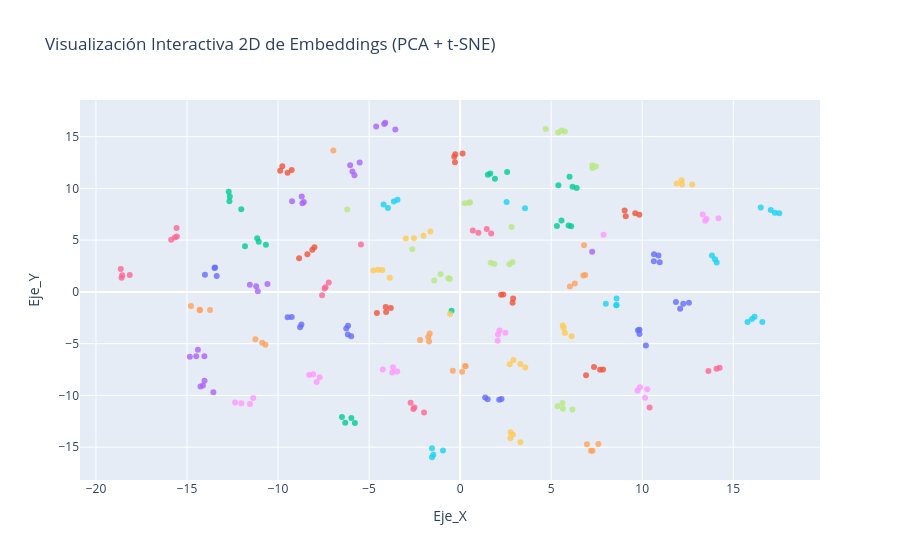

Notebook code for this chart:
### Code cell
#Hacemos PCA para bajar de 512 a 50 dimensiones 
pca = PCA(n_components=min(50, len(emb_val_ft))) 
emb_pca = pca.fit_transform(emb_val_ft)
#Aplicamos t-SNE para bajar de 50 a 2 dimensiones 
tsne = TSNE(n_components=2, random_state=42, perplexity=35)
emb_2d = tsne.fit_transform(emb_pca)
#Mapeamos cada vector a su nombre real para el cuadro de diálogo flotante
nombres_reales = [nombres_total[i] for i in y_val_ft]
#Creamos un DataFrame con 2 coordenadas
df = pd.DataFrame({
    'Eje_X': emb_2d[:, 0],
    'Eje_Y': emb_2d[:, 1],
    'Persona': nombres_reales
})
#Creamos el gráfico interactivo 2D
fig = px.scatter(
    df, x='Eje_X', y='Eje_Y', 
    color='Persona',    
    hover_name='Persona',    
    title="Visualización Interactiva 2D de Embeddings (PCA + t-SNE)"
)

fig.update_traces(marker=dict(size=6, opacity=0.8))
fig.update_layout(showlegend=False)
fig.show()

### Figure 1 — Plotly figure (JSON) as saved in the notebook; plotly's stock layout.template omitted (floating-point values rounded to 4 significant figures)
{"data": [{"hovertemplate": "<b>%{hovertext}</b><br><br>Persona=Guillermo Coria<br>Eje_X=%{x}<br>Eje_Y=%{y}<extra></extra>", "hovertext": ["Guillermo Coria", "Guillermo Coria", "Guillermo Coria", "Guillermo Coria"], "legendgroup": "Guillermo Coria", "marker": {"color": "#636efa", "opacity": 0.8, "size": 6, "symbol": "circle"}, "mode": "markers", "name": "Guillermo Coria", "orientation": "v", "showlegend": true, "type": "scatter", "x": [-8.789, -8.716, -9.472, -9.249], "xaxis": "x", "y": [-3.41, -3.16, -2.457, -2.436], "yaxis": "y"}, {"hovertemplate": "<b>%{hovertext}</b><br><br>Persona=Luiz Inacio Lula da Silva<br>Eje_X=%{x}<br>Eje_Y=%{y}<extra></extra>", "hovertext": ["Luiz Inacio Lula da Silva", "Luiz Inacio Lula da Silva", "Luiz Inacio Lula da Silva", "Luiz Inacio Lula da Silva"], "legendgroup": "Luiz Inacio Lula da Silva", "marker": {"color": "#EF553B", "opacity": 0.8, "size": 6, "symbol": "circle"}, "mode": "markers", "name": "Luiz Inacio Lula da Silva", "orientation": "v", "showlegend": true, "type": "scatter", "x": [9.097, 9.62, 9.842, 9.037], "xaxis": "x", "y": [7.296, 7.606, 7.442, 7.856], "yaxis": "y"}, {"hovertemplate": "<b>%{hovertext}</b><br><br>Persona=Michael Bloomberg<br>Eje_X=%{x}<br>Eje_Y=%{y}<extra></extra>", "hovertext": ["Michael Bloomberg", "Michael Bloomberg", "Michael Bloomberg", "Michael Bloomberg"], "legendgroup": "Michael Bloomberg", "marker": {"color": "#00cc96", "opacity": 0.8, "size": 6, "symbol": "circle"}, "mode": "markers", "name": "Michael Bloomberg", "orientation": "v", "showlegend": true, "type": "scatter", "x": [-11.14, -10.67, -11.06, -11.81], "xaxis": "x", "y": [5.179, 4.551, 4.855, 4.398], "yaxis": "y"}, {"hovertemplate": "<b>%{hovertext}</b><br><br>Persona=Tiger Woods<br>Eje_X=%{x}<br>Eje_Y=%{y}<extra></extra>", "hovertext": ["Tiger Woods", "Tiger Woods", "Tiger Woods", "Tiger Woods"], "legendgroup": "Tiger Woods", "marker": {"color": "#ab63fa", "opacity": 0.8, "size": 6, "symbol": "circle"}, "mode": "markers", "name": "Tiger Woods", "orientation": "v", "showlegend": true, "type": "scatter", "x": [-4.168, -3.557, -4.111, -4.608], "xaxis": "x", "y": [16.21, 15.69, 16.34, 15.98], "yaxis": "y"}, {"hovertemplate": "<b>%{hovertext}</b><br><br>Persona=Donald Rumsfeld<br>Eje_X=%{x}<br>Eje_Y=%{y}<extra></extra>", "hovertext": ["Donald Rumsfeld", "Donald Rumsfeld", "Donald Rumsfeld", "Donald Rumsfeld"], "legendgroup": "Donald Rumsfeld", "marker": {"color": "#FFA15A", "opacity": 0.8, "size": 6, "symbol": "circle"}, "mode": "markers", "name": "Donald Rumsfeld", "orientation": "v", "showlegend": true, "type": "scatter", "x": [-14.3, -14.78, -13.73, -14.29], "xaxis": "x", "y": [-1.768, -1.355, -1.739, -1.736], "yaxis": "y"}, {"hovertemplate": "<b>%{hovertext}</b><br><br>Persona=Hans Blix<br>Eje_X=%{x}<br>Eje_Y=%{y}<extra></extra>", "hovertext": ["Hans Blix", "Hans Blix", "Hans Blix", "Hans Blix"], "legendgroup": "Hans Blix", "marker": {"color": "#19d3f3", "opacity": 0.8, "size": 6, "symbol": "circle"}, "mode": "markers", "name": "Hans Blix", "orientation": "v", "showlegend": true, "type": "scatter", "x": [-0.9405, -1.545, -1.469, -1.545], "xaxis": "x", "y": [-15.33, -15.97, -15.73, -15.11], "yaxis": "y"}, {"hovertemplate": "<b>%{hovertext}</b><br><br>Persona=Arnold Schwarzenegger<br>Eje_X=%{x}<br>Eje_Y=%{y}<extra></extra>", "hovertext": ["Arnold Schwarzenegger", "Arnold Schwarzenegger", "Arnold Schwarzenegger", "Arnold Schwarzenegger"], "legendgroup": "Arnold Schwarzenegger", "marker": {"color": "#FF6692", "opacity": 0.8, "size": 6, "symbol": "circle"}, "mode": "markers", "name": "Arnold Schwarzenegger", "orientation": "v", "showlegend": true, "type": "scatter", "x": [-7.214, -7.446, -7.39, -7.582], "xaxis": "x", "y": [0.9021, 0.3398, 0.4433, -0.3147], "yaxis": "y"}, {"hovertemplate": "<b>%{hovertext}</b><br><br>Persona=Atal Bihari Vajpayee<br>Eje_X=%{x}<br>Eje_Y=%{y}<extra></extra>", "hovertext": ["Atal Bihari Vajpayee", "Atal Bihari Vajpayee", "Atal Bihari Vajpayee", "Atal Bihari Vajpayee"], "legendgroup": "Atal Bihari Vajpayee", "marker": {"color": "#B6E880", "opacity": 0.8, "size": 6, "symbol": "circle"}, "mode": "markers", "name": "Atal Bihari Vajpayee", "orientation": "v", "showlegend": true, "type": "scatter", "x": [4.702, 5.752, 5.383, 5.569], "xaxis": "x", "y": [15.74, 15.49, 15.41, 15.6], "yaxis": "y"}, {"hovertemplate": "<b>%{hovertext}</b><br><br>Persona=George Robertson<br>Eje_X=%{x}<br>Eje_Y=%{y}<extra></extra>", "hovertext": ["George Robertson", "George Robertson", "George Robertson", "George Robertson"], "legendgroup": "George Robertson", "marker": {"color": "#FF97FF", "opacity": 0.8, "size": 6, "symbol": "circle"}, "mode": "markers", "name": "George Robertson", "orientation": "v", "showlegend": true, "type": "scatter", "x": [10.28, 9.875, 10.16, 9.746], "xaxis": "x", "y": [-9.402, -9.211, -10.22, -9.514], "yaxis": "y"}, {"hovertemplate": "<b>%{hovertext}</b><br><br>Persona=Igor Ivanov<br>Eje_X=%{x}<br>Eje_Y=%{y}<extra></extra>", "hovertext": ["Igor Ivanov", "Igor Ivanov", "Igor Ivanov", "Igor Ivanov"], "legendgroup": "Igor Ivanov", "marker": {"color": "#FECB52", "opacity": 0.8, "size": 6, "symbol": "circle"}, "mode": "markers", "name": "Igor Ivanov", "orientation": "v", "showlegend": true, "type": "scatter", "x": [5.635, 5.756, 6.121, 5.691], "xaxis": "x", "y": [-3.246, -3.981, -4.291, -3.475], "yaxis": "y"}, {"hovertemplate": "<b>%{hovertext}</b><br><br>Persona=John Negroponte<br>Eje_X=%{x}<br>Eje_Y=%{y}<extra></extra>", "hovertext": ["John Negroponte", "John Negroponte", "John Negroponte", "John Negroponte"], "legendgroup": "John Negroponte", "marker": {"color": "#636efa", "opacity": 0.8, "size": 6, "symbol": "circle"}, "mode": "markers", "name": "John Negroponte", "orientation": "v", "showlegend": true, "type": "scatter", "x": [9.853, 9.771, 10.2, 9.854], "xaxis": "x", "y": [-4.076, -3.71, -5.172, -3.667], "yaxis": "y"}, {"hovertemplate": "<b>%{hovertext}</b><br><br>Persona=Bill Clinton<br>Eje_X=%{x}<br>Eje_Y=%{y}<extra></extra>", "hovertext": ["Bill Clinton", "Bill Clinton", "Bill Clinton", "Bill Clinton"], "legendgroup": "Bill Clinton", "marker": {"color": "#EF553B", "opacity": 0.8, "size": 6, "symbol": "circle"}, "mode": "markers", "name": "Bill Clinton", "orientation": "v", "showlegend": true, "type": "scatter", "x": [7.354, 6.919, 7.689, 7.852], "xaxis": "x", "y": [-7.249, -8.045, -7.52, -7.488], "yaxis": "y"}, {"hovertemplate": "<b>%{hovertext}</b><br><br>Persona=Pete Sampras<br>Eje_X=%{x}<br>Eje_Y=%{y}<extra></extra>", "hovertext": ["Pete Sampras", "Pete Sampras", "Pete Sampras", "Pete Sampras"], "legendgroup": "Pete Sampras", "marker": {"color": "#00cc96", "opacity": 0.8, "size": 6, "symbol": "circle"}, "mode": "markers", "name": "Pete Sampras", "orientation": "v", "showlegend": true, "type": "scatter", "x": [6.1, 5.317, 5.569, 5.956], "xaxis": "x", "y": [6.331, 6.376, 6.897, 6.419], "yaxis": "y"}, {"hovertemplate": "<b>%{hovertext}</b><br><br>Persona=Jennifer Capriati<br>Eje_X=%{x}<br>Eje_Y=%{y}<extra></extra>", "hovertext": ["Jennifer Capriati", "Jennifer Capriati", "Jennifer Capriati", "Jennifer Capriati"], "legendgroup": "Jennifer Capriati", "marker": {"color": "#ab63fa", "opacity": 0.8, "size": 6, "symbol": "circle"}, "mode": "markers", "name": "Jennifer Capriati", "orientation": "v", "showlegend": true, "type": "scatter", "x": [-14.26, -14.12, -13.55, -14.04], "xaxis": "x", "y": [-9.134, -9.039, -9.681, -8.577], "yaxis": "y"}, {"hovertemplate": "<b>%{hovertext}</b><br><br>Persona=David Beckham<br>Eje_X=%{x}<br>Eje_Y=%{y}<extra></extra>", "hovertext": ["David Beckham", "David Beckham", "David Beckham", "David Beckham"], "legendgroup": "David Beckham", "marker": {"color": "#FFA15A", "opacity": 0.8, "size": 6, "symbol": "circle"}, "mode": "markers", "name": "David Beckham", "orientation": "v", "showlegend": true, "type": "scatter", "x": [-10.87, 6.805, -11.25, -10.7], "xaxis": "x", "y": [-4.917, 4.501, -4.578, -5.113], "yaxis": "y"}, {"hovertemplate": "<b>%{hovertext}</b><br><br>Persona=Rudolph Giuliani<br>Eje_X=%{x}<br>Eje_Y=%{y}<extra></extra>", "hovertext": ["Rudolph Giuliani", "Rudolph Giuliani", "Rudolph Giuliani", "Rudolph Giuliani"], "legendgroup": "Rudolph Giuliani", "marker": {"color": "#19d3f3", "opacity": 0.8, "size": 6, "symbol": "circle"}, "mode": "markers", "name": "Rudolph Giuliani", "orientation": "v", "showlegend": true, "type": "scatter", "x": [8.58, 8.59, 8.592, 8.004], "xaxis": "x", "y": [-1.283, -1.26, -0.6268, -1.15], "yaxis": "y"}, {"hovertemplate": "<b>%{hovertext}</b><br><br>Persona=Carlos Menem<br>Eje_X=%{x}<br>Eje_Y=%{y}<extra></extra>", "hovertext": ["Carlos Menem", "Carlos Menem", "Carlos Menem", "Carlos Menem"], "legendgroup": "Carlos Menem", "marker": {"color": "#FF6692", "opacity": 0.8, "size": 6, "symbol": "circle"}, "mode": "markers", "name": "Carlos Menem", "orientation": "v", "showlegend": true, "type": "scatter", "x": [1.465, 1.002, 0.6979, 1.707], "xaxis": "x", "y": [6.07, 5.719, 5.935, 5.632], "yaxis": "y"}, {"hovertemplate": "<b>%{hovertext}</b><br><br>Persona=Jose Maria Aznar<br>Eje_X=%{x}<br>Eje_Y=%{y}<extra></extra>", "hovertext": ["Jose Maria Aznar", "Jose Maria Aznar", "Jose Maria Aznar", "Jose Maria Aznar"], "legendgroup": "Jose Maria Aznar", "marker": {"color": "#B6E880", "opacity": 0.8, "size": 6, "symbol": "circle"}, "mode": "markers", "name": "Jose Maria Aznar", "orientation": "v", "showlegend": true, "type": "scatter", "x": [0.4866, 0.2467, -2.625, 0.5486], "xaxis": "x", "y": [8.607, 8.57, 4.128, 8.649], "yaxis": "y"}, {"hovertemplate": "<b>%{hovertext}</b><br><br>Persona=Gerhard Schroeder<br>Eje_X=%{x}<br>Eje_Y=%{y}<extra></extra>", "hovertext": ["Gerhard Schroeder", "Gerhard Schroeder", "Gerhard Schroeder", "Gerhard Schroeder"], "legendgroup": "Gerhard Schroeder", "marker": {"color": "#FF97FF", "opacity": 0.8, "size": 6, "symbol": "circle"}, "mode": "markers", "name": "Gerhard Schroeder", "orientation": "v", "showlegend": true, "type": "scatter", "x": [-3.452, -3.729, -4.244, -3.684], "xaxis": "x", "y": [-7.684, -7.79, -7.503, -7.288], "yaxis": "y"}, {"hovertemplate": "<b>%{hovertext}</b><br><br>Persona=Silvio Berlusconi<br>Eje_X=%{x}<br>Eje_Y=%{y}<extra></extra>", "hovertext": ["Silvio Berlusconi", "Silvio Berlusconi", "Silvio Berlusconi", "Silvio Berlusconi"], "legendgroup": "Silvio Berlusconi", "marker": {"color": "#FECB52", "opacity": 0.8, "size": 6, "symbol": "circle"}, "mode": "markers", "name": "Silvio Berlusconi", "orientation": "v", "showlegend": true, "type": "scatter", "x": [-2.009, -2.539, -2.981, -1.632], "xaxis": "x", "y": [5.435, 5.173, 5.158, 5.829], "yaxis": "y"}, {"hovertemplate": "<b>%{hovertext}</b><br><br>Persona=George W Bush<br>Eje_X=%{x}<br>Eje_Y=%{y}<extra></extra>", "hovertext": ["George W Bush", "George W Bush", "George W Bush", "George W Bush"], "legendgroup": "George W Bush", "marker": {"color": "#636efa", "opacity": 0.8, "size": 6, "symbol": "circle"}, "mode": "markers", "name": "George W Bush", "orientation": "v", "showlegend": true, "type": "scatter", "x": [-14.01, -13.37, -13.46, -13.49], "xaxis": "x", "y": [1.665, 1.542, 2.366, 2.317], "yaxis": "y"}, {"hovertemplate": "<b>%{hovertext}</b><br><br>Persona=Juan Carlos Ferrero<br>Eje_X=%{x}<br>Eje_Y=%{y}<extra></extra>", "hovertext": ["Juan Carlos Ferrero", "Juan Carlos Ferrero", "Juan Carlos Ferrero", "Juan Carlos Ferrero"], "legendgroup": "Juan Carlos Ferrero", "marker": {"color": "#EF553B", "opacity": 0.8, "size": 6, "symbol": "circle"}, "mode": "markers", "name": "Juan Carlos Ferrero", "orientation": "v", "showlegend": true, "type": "scatter", "x": [-3.808, -4.57, -4.064, -4.085], "xaxis": "x", "y": [-1.556, -2.028, -1.951, -1.452], "yaxis": "y"}, {"hovertemplate": "<b>%{hovertext}</b><br><br>Persona=Saddam Hussein<br>Eje_X=%{x}<br>Eje_Y=%{y}<extra></extra>", "hovertext": ["Saddam Hussein", "Saddam Hussein", "Saddam Hussein", "Saddam Hussein"], "legendgroup": "Saddam Hussein", "marker": {"color": "#00cc96", "opacity": 0.8, "size": 6, "symbol": "circle"}, "mode": "markers", "name": "Saddam Hussein", "orientation": "v", "showlegend": true, "type": "scatter", "x": [1.658, 1.914, 1.525, 2.582], "xaxis": "x", "y": [11.45, 10.94, 11.32, 11.59], "yaxis": "y"}, {"hovertemplate": "<b>%{hovertext}</b><br><br>Persona=Tom Daschle<br>Eje_X=%{x}<br>Eje_Y=%{y}<extra></extra>", "hovertext": ["Tom Daschle", "Tom Daschle", "Tom Daschle", "Tom Daschle"], "legendgroup": "Tom Daschle", "marker": {"color": "#ab63fa", "opacity": 0.8, "size": 6, "symbol": "circle"}, "mode": "markers", "name": "Tom Daschle", "orientation": "v", "showlegend": true, "type": "scatter", "x": [-11.55, -11.2, -10.58, -11.11], "xaxis": "x", "y": [0.6795, 0.5545, 0.752, 0.05205], "yaxis": "y"}, {"hovertemplate": "<b>%{hovertext}</b><br><br>Persona=Angelina Jolie<br>Eje_X=%{x}<br>Eje_Y=%{y}<extra></extra>", "hovertext": ["Angelina Jolie", "Angelina Jolie", "Angelina Jolie", "Angelina Jolie"], "legendgroup": "Angelina Jolie", "marker": {"color": "#FFA15A", "opacity": 0.8, "size": 6, "symbol": "circle"}, "mode": "markers", "name": "Angelina Jolie", "orientation": "v", "showlegend": true, "type": "scatter", "x": [-2.196, -1.75, -1.671, -1.706], "xaxis": "x", "y": [-4.655, -4.363, -4.015, -4.785], "yaxis": "y"}, {"hovertemplate": "<b>%{hovertext}</b><br><br>Persona=Naomi Watts<br>Eje_X=%{x}<br>Eje_Y=%{y}<extra></extra>", "hovertext": ["Naomi Watts", "Naomi Watts", "Naomi Watts", "Naomi Watts"], "legendgroup": "Naomi Watts", "marker": {"color": "#19d3f3", "opacity": 0.8, "size": 6, "symbol": "circle"}, "mode": "markers", "name": "Naomi Watts", "orientation": "v", "showlegend": true, "type": "scatter", "x": [17.06, 16.51, 17.29, 17.53], "xaxis": "x", "y": [7.902, 8.14, 7.638, 7.605], "yaxis": "y"}, {"hovertemplate": "<b>%{hovertext}</b><br><br>Persona=Jennifer Lopez<br>Eje_X=%{x}<br>Eje_Y=%{y}<extra></extra>", "hovertext": ["Jennifer Lopez", "Jennifer Lopez", "Jennifer Lopez", "Jennifer Lopez"], "legendgroup": "Jennifer Lopez", "marker": {"color": "#FF6692", "opacity": 0.8, "size": 6, "symbol": "circle"}, "mode": "markers", "name": "Jennifer Lopez", "orientation": "v", "showlegend": true, "type": "scatter", "x": [-2.568, -1.981, -2.718, -2.506], "xaxis": "x", "y": [-11.31, -11.66, -10.71, -11.16], "yaxis": "y"}, {"hovertemplate": "<b>%{hovertext}</b><br><br>Persona=Vladimir Putin<br>Eje_X=%{x}<br>Eje_Y=%{y}<extra></extra>", "hovertext": ["Vladimir Putin", "Vladimir Putin", "Vladimir Putin", "Vladimir Putin"], "legendgroup": "Vladimir Putin", "marker": {"color": "#B6E880", "opacity": 0.8, "size": 6, "symbol": "circle"}, "mode": "markers", "name": "Vladimir Putin", "orientation": "v", "showlegend": true, "type": "scatter", "x": [-1.073, -1.422, -0.5603, -0.6403], "xaxis": "x", "y": [1.711, 1.089, 1.272, 1.314], "yaxis": "y"}, {"hovertemplate": "<b>%{hovertext}</b><br><br>Persona=Serena Williams<br>Eje_X=%{x}<br>Eje_Y=%{y}<extra></extra>", "hovertext": ["Serena Williams", "Serena Williams", "Serena Williams", "Serena Williams"], "legendgroup": "Serena Williams", "marker": {"color": "#FF97FF", "opacity": 0.8, "size": 6, "symbol": "circle"}, "mode": "markers", "name": "Serena Williams", "orientation": "v", "showlegend": true, "type": "scatter", "x": [13.32, 13.46, 14.19, 13.53], "xaxis": "x", "y": [7.478, 6.868, 7.106, 7.032], "yaxis": "y"}, {"hovertemplate": "<b>%{hovertext}</b><br><br>Persona=Kofi Annan<br>Eje_X=%{x}<br>Eje_Y=%{y}<extra></extra>", "hovertext": ["Kofi Annan", "Kofi Annan", "Kofi Annan", "Kofi Annan"], "legendgroup": "Kofi Annan", "marker": {"color": "#FECB52", "opacity": 0.8, "size": 6, "symbol": "circle"}, "mode": "markers", "name": "Kofi Annan", "orientation": "v", "showlegend": true, "type": "scatter", "x": [12.19, 11.9, 12.75, 12.17], "xaxis": "x", "y": [10.37, 10.46, 10.37, 10.79], "yaxis": "y"}, {"hovertemplate": "<b>%{hovertext}</b><br><br>Persona=John Ashcroft<br>Eje_X=%{x}<br>Eje_Y=%{y}<extra></extra>", "hovertext": ["John Ashcroft", "John Ashcroft", "John Ashcroft", "John Ashcroft"], "legendgroup": "John Ashcroft", "marker": {"color": "#636efa", "opacity": 0.8, "size": 6, "symbol": "circle"}, "mode": "markers", "name": "John Ashcroft", "orientation": "v", "showlegend": true, "type": "scatter", "x": [2.274, 2.146, 1.376, 1.513], "xaxis": "x", "y": [-10.35, -10.43, -10.2, -10.36], "yaxis": "y"}, {"hovertemplate": "<b>%{hovertext}</b><br><br>Persona=Nestor Kirchner<br>Eje_X=%{x}<br>Eje_Y=%{y}<extra></extra>", "hovertext": ["Nestor Kirchner", "Nestor Kirchner", "Nestor Kirchner", "Nestor Kirchner"], "legendgroup": "Nestor Kirchner", "marker": {"color": "#EF553B", "opacity": 0.8, "size": 6, "symbol": "circle"}, "mode": "markers", "name": "Nestor Kirchner", "orientation": "v", "showlegend": true, "type": "scatter", "x": [2.881, 2.369, 2.911, 2.25], "xaxis": "x", "y": [-1.05, -0.2534, -0.6264, -0.2669], "yaxis": "y"}, {"hovertemplate": "<b>%{hovertext}</b><br><br>Persona=Gloria Macapagal Arroyo<br>Eje_X=%{x}<br>Eje_Y=%{y}<extra></extra>", "hovertext": ["Gloria Macapagal Arroyo", "Gloria Macapagal Arroyo", "Gloria Macapagal Arroyo", "Gloria Macapagal Arroyo"], "legendgroup": "Gloria Macapagal Arroyo", "marker": {"color": "#00cc96", "opacity": 0.8, "size": 6, "symbol": "circle"}, "mode": "markers", "name": "Gloria Macapagal Arroyo", "orientation": "v", "showlegend": true, "type": "scatter", "x": [-6.309, -6.491, -5.778, -5.972], "xaxis": "x", "y": [-12.65, -12.08, -12.67, -12.18], "yaxis": "y"}, {"hovertemplate": "<b>%{hovertext}</b><br><br>Persona=Jennifer Aniston<br>Eje_X=%{x}<br>Eje_Y=%{y}<extra></extra>", "hovertext": ["Jennifer Aniston", "Jennifer Aniston", "Jennifer Aniston", "Jennifer Aniston"], "legendgroup": "Jennifer Aniston", "marker": {"color": "#ab63fa", "opacity": 0.8, "size": 6, "symbol": "circle"}, "mode": "markers", "name": "Jennifer Aniston", "orientation": "v", "showlegend": true, "type": "scatter", "x": [-5.911, -6.039, -5.803, -5.517], "xaxis": "x", "y": [11.64, 12.24, 11.27, 12.5], "yaxis": "y"}, {"hovertemplate": "<b>%{hovertext}</b><br><br>Persona=Jean Chretien<br>Eje_X=%{x}<br>Eje_Y=%{y}<extra></extra>", "hovertext": ["Jean Chretien", "Jean Chretien", "Jean Chretien", "Jean Chretien"], "legendgroup": "Jean Chretien", "marker": {"color": "#FFA15A", "opacity": 0.8, "size": 6, "symbol": "circle"}, "mode": "markers", "name": "Jean Chretien", "orientation": "v", "showlegend": true, "type": "scatter", "x": [6.873, 6.768, 6.03, 6.301], "xaxis": "x", "y": [1.642, 1.572, 0.5219, 0.807], "yaxis": "y"}, {"hovertemplate": "<b>%{hovertext}</b><br><br>Persona=Recep Tayyip Erdogan<br>Eje_X=%{x}<br>Eje_Y=%{y}<extra></extra>", "hovertext": ["Recep Tayyip Erdogan", "Recep Tayyip Erdogan", "Recep Tayyip Erdogan", "Recep Tayyip Erdogan"], "legendgroup": "Recep Tayyip Erdogan", "marker": {"color": "#19d3f3", "opacity": 0.8, "size": 6, "symbol": "circle"}, "mode": "markers", "name": "Recep Tayyip Erdogan", "orientation": "v", "showlegend": true, "type": "scatter", "x": [-3.641, -3.963, -3.44, -4.203], "xaxis": "x", "y": [8.733, 8.112, 8.899, 8.451], "yaxis": "y"}, {"hovertemplate": "<b>%{hovertext}</b><br><br>Persona=Colin Powell<br>Eje_X=%{x}<br>Eje_Y=%{y}<extra></extra>", "hovertext": ["Colin Powell", "Colin Powell", "Colin Powell", "Colin Powell"], "legendgroup": "Colin Powell", "marker": {"color": "#FF6692", "opacity": 0.8, "size": 6, "symbol": "circle"}, "mode": "markers", "name": "Colin Powell", "orientation": "v", "showlegend": true, "type": "scatter", "x": [-18.14, -18.56, -18.59, -18.64], "xaxis": "x", "y": [1.632, 1.609, 1.363, 2.203], "yaxis": "y"}, {"hovertemplate": "<b>%{hovertext}</b><br><br>Persona=Alvaro Uribe<br>Eje_X=%{x}<br>Eje_Y=%{y}<extra></extra>", "hovertext": ["Alvaro Uribe", "Alvaro Uribe", "Alvaro Uribe", "Alvaro Uribe"], "legendgroup": "Alvaro Uribe", "marker": {"color": "#B6E880", "opacity": 0.8, "size": 6, "symbol": "circle"}, "mode": "markers", "name": "Alvaro Uribe", "orientation": "v", "showlegend": true, "type": "scatter", "x": [2.705, 2.877, 1.881, 1.681], "xaxis": "x", "y": [2.671, 2.867, 2.69, 2.82], "yaxis": "y"}, {"hovertemplate": "<b>%{hovertext}</b><br><br>Persona=Alejandro Toledo<br>Eje_X=%{x}<br>Eje_Y=%{y}<extra></extra>", "hovertext": ["Alejandro Toledo", "Alejandro Toledo", "Alejandro Toledo", "Alejandro Toledo"], "legendgroup": "Alejandro Toledo", "marker": {"color": "#FF97FF", "opacity": 0.8, "size": 6, "symbol": "circle"}, "mode": "markers", "name": "Alejandro Toledo", "orientation": "v", "showlegend": true, "type": "scatter", "x": [2.484, 2.163, 2.064, 2.079], "xaxis": "x", "y": [-3.956, -3.727, -4.728, -4.107], "yaxis": "y"}, {"hovertemplate": "<b>%{hovertext}</b><br><br>Persona=Hugo Chavez<br>Eje_X=%{x}<br>Eje_Y=%{y}<extra></extra>", "hovertext": ["Hugo Chavez", "Hugo Chavez", "Hugo Chavez", "Hugo Chavez"], "legendgroup": "Hugo Chavez", "marker": {"color": "#FECB52", "opacity": 0.8, "size": 6, "symbol": "circle"}, "mode": "markers", "name": "Hugo Chavez", "orientation": "v", "showlegend": true, "type": "scatter", "x": [3.306, 3.578, 2.721, 2.93], "xaxis": "x", "y": [-6.953, -7.311, -6.998, -6.573], "yaxis": "y"}, {"hovertemplate": "<b>%{hovertext}</b><br><br>Persona=Hamid Karzai<br>Eje_X=%{x}<br>Eje_Y=%{y}<extra></extra>", "hovertext": ["Hamid Karzai", "Hamid Karzai", "Hamid Karzai", "Hamid Karzai"], "legendgroup": "Hamid Karzai", "marker": {"color": "#636efa", "opacity": 0.8, "size": 6, "symbol": "circle"}, "mode": "markers", "name": "Hamid Karzai", "orientation": "v", "showlegend": true, "type": "scatter", "x": [10.9, 10.65, 10.64, 10.96], "xaxis": "x", "y": [3.519, 3.629, 2.958, 2.87], "yaxis": "y"}, {"hovertemplate": "<b>%{hovertext}</b><br><br>Persona=Tony Blair<br>Eje_X=%{x}<br>Eje_Y=%{y}<extra></extra>", "hovertext": ["Tony Blair", "Tony Blair", "Tony Blair", "Tony Blair"], "legendgroup": "Tony Blair", "marker": {"color": "#EF553B", "opacity": 0.8, "size": 6, "symbol": "circle"}, "mode": "markers", "name": "Tony Blair", "orientation": "v", "showlegend": true, "type": "scatter", "x": [-8.117, -8.843, -8.001, -8.388], "xaxis": "x", "y": [4.079, 3.256, 4.323, 3.633], "yaxis": "y"}, {"hovertemplate": "<b>%{hovertext}</b><br><br>Persona=Jeremy Greenstock<br>Eje_X=%{x}<br>Eje_Y=%{y}<extra></extra>", "hovertext": ["Jeremy Greenstock", "Jeremy Greenstock", "Jeremy Greenstock", "Jeremy Greenstock"], "legendgroup": "Jeremy Greenstock", "marker": {"color": "#00cc96", "opacity": 0.8, "size": 6, "symbol": "circle"}, "mode": "markers", "name": "Jeremy Greenstock", "orientation": "v", "showlegend": true, "type": "scatter", "x": [5.398, 6.011, 6.403, 6.173], "xaxis": "x", "y": [10.31, 11.11, 10.04, 10.16], "yaxis": "y"}, {"hovertemplate": "<b>%{hovertext}</b><br><br>Persona=Junichiro Koizumi<br>Eje_X=%{x}<br>Eje_Y=%{y}<extra></extra>", "hovertext": ["Junichiro Koizumi", "Junichiro Koizumi", "Junichiro Koizumi", "Junichiro Koizumi"], "legendgroup": "Junichiro Koizumi", "marker": {"color": "#ab63fa", "opacity": 0.8, "size": 6, "symbol": "circle"}, "mode": "markers", "name": "Junichiro Koizumi", "orientation": "v", "showlegend": true, "type": "scatter", "x": [-8.662, -9.232, -8.583, -8.699], "xaxis": "x", "y": [8.558, 8.753, 8.692, 9.205], "yaxis": "y"}, {"hovertemplate": "<b>%{hovertext}</b><br><br>Persona=Jack Straw<br>Eje_X=%{x}<br>Eje_Y=%{y}<extra></extra>", "hovertext": ["Jack Straw", "Jack Straw", "Jack Straw", "Jack Straw"], "legendgroup": "Jack Straw", "marker": {"color": "#FFA15A", "opacity": 0.8, "size": 6, "symbol": "circle"}, "mode": "markers", "name": "Jack Straw", "orientation": "v", "showlegend": true, "type": "scatter", "x": [6.966, 7.267, 7.189, 7.592], "xaxis": "x", "y": [-14.72, -15.34, -15.34, -14.68], "yaxis": "y"}, {"hovertemplate": "<b>%{hovertext}</b><br><br>Persona=Andre Agassi<br>Eje_X=%{x}<br>Eje_Y=%{y}<extra></extra>", "hovertext": ["Andre Agassi", "Andre Agassi", "Andre Agassi", "Andre Agassi"], "legendgroup": "Andre Agassi", "marker": {"color": "#19d3f3", "opacity": 0.8, "size": 6, "symbol": "circle"}, "mode": "markers", "name": "Andre Agassi", "orientation": "v", "showlegend": true, "type": "scatter", "x": [15.79, 16.6, 16.17, 16.03], "xaxis": "x", "y": [-2.914, -2.912, -2.397, -2.61], "yaxis": "y"}, {"hovertemplate": "<b>%{hovertext}</b><br><br>Persona=Winona Ryder<br>Eje_X=%{x}<br>Eje_Y=%{y}<extra></extra>", "hovertext": ["Winona Ryder", "Winona Ryder", "Winona Ryder", "Winona Ryder"], "legendgroup": "Winona Ryder", "marker": {"color": "#FF6692", "opacity": 0.8, "size": 6, "symbol": "circle"}, "mode": "markers", "name": "Winona Ryder", "orientation": "v", "showlegend": true, "type": "scatter", "x": [14.25, 14.08, 10.41, 13.64], "xaxis": "x", "y": [-7.331, -7.431, -11.16, -7.635], "yaxis": "y"}, {"hovertemplate": "<b>%{hovertext}</b><br><br>Persona=Jacques Chirac<br>Eje_X=%{x}<br>Eje_Y=%{y}<extra></extra>", "hovertext": ["Jacques Chirac", "Jacques Chirac", "Jacques Chirac", "Jacques Chirac"], "legendgroup": "Jacques Chirac", "marker": {"color": "#B6E880", "opacity": 0.8, "size": 6, "symbol": "circle"}, "mode": "markers", "name": "Jacques Chirac", "orientation": "v", "showlegend": true, "type": "scatter", "x": [7.266, 7.462, 2.827, 7.268], "xaxis": "x", "y": [11.96, 12.12, 6.264, 12.24], "yaxis": "y"}, {"hovertemplate": "<b>%{hovertext}</b><br><br>Persona=Tom Ridge<br>Eje_X=%{x}<br>Eje_Y=%{y}<extra></extra>", "hovertext": ["Tom Ridge", "Tom Ridge", "Tom Ridge", "Tom Ridge"], "legendgroup": "Tom Ridge", "marker": {"color": "#FF97FF", "opacity": 0.8, "size": 6, "symbol": "circle"}, "mode": "markers", "name": "Tom Ridge", "orientation": "v", "showlegend": true, "type": "scatter", "x": [-8.074, -8.288, -7.715, -7.88], "xaxis": "x", "y": [-7.955, -8.038, -8.235, -8.698], "yaxis": "y"}, {"hovertemplate": "<b>%{hovertext}</b><br><br>Persona=Megawati Sukarnoputri<br>Eje_X=%{x}<br>Eje_Y=%{y}<extra></extra>", "hovertext": ["Megawati Sukarnoputri", "Megawati Sukarnoputri", "Megawati Sukarnoputri", "Megawati Sukarnoputri"], "legendgroup": "Megawati Sukarnoputri", "marker": {"color": "#FECB52", "opacity": 0.8, "size": 6, "symbol": "circle"}, "mode": "markers", "name": "Megawati Sukarnoputri", "orientation": "v", "showlegend": true, "type": "scatter", "x": [-4.762, -3.862, -4.5, -4.274], "xaxis": "x", "y": [2.065, 1.377, 2.132, 2.111], "yaxis": "y"}, {"hovertemplate": "<b>%{hovertext}</b><br><br>Persona=Ariel Sharon<br>Eje_X=%{x}<br>Eje_Y=%{y}<extra></extra>", "hovertext": ["Ariel Sharon", "Ariel Sharon", "Ariel Sharon", "Ariel Sharon"], "legendgroup": "Ariel Sharon", "marker": {"color": "#636efa", "opacity": 0.8, "size": 6, "symbol": "circle"}, "mode": "markers", "name": "Ariel Sharon", "orientation": "v", "showlegend": true, "type": "scatter", "x": [12.57, 12.08, 11.85, 12.25], "xaxis": "x", "y": [-1.052, -1.629, -0.9676, -1.146], "yaxis": "y"}, {"hovertemplate": "<b>%{hovertext}</b><br><br>Persona=Roh Moo-hyun<br>Eje_X=%{x}<br>Eje_Y=%{y}<extra></extra>", "hovertext": ["Roh Moo-hyun", "Roh Moo-hyun", "Roh Moo-hyun", "Roh Moo-hyun"], "legendgroup": "Roh Moo-hyun", "marker": {"color": "#EF553B", "opacity": 0.8, "size": 6, "symbol": "circle"}, "mode": "markers", "name": "Roh Moo-hyun", "orientation": "v", "showlegend": true, "type": "scatter", "x": [-9.25, -9.764, -9.476, -9.882], "xaxis": "x", "y": [11.78, 12.14, 11.5, 11.71], "yaxis": "y"}, {"hovertemplate": "<b>%{hovertext}</b><br><br>Persona=Laura Bush<br>Eje_X=%{x}<br>Eje_Y=%{y}<extra></extra>", "hovertext": ["Laura Bush", "Laura Bush", "Laura Bush", "Laura Bush"], "legendgroup": "Laura Bush", "marker": {"color": "#00cc96", "opacity": 0.8, "size": 6, "symbol": "circle"}, "mode": "markers", "name": "Laura Bush", "orientation": "v", "showlegend": true, "type": "scatter", "x": [-12.02, -12.71, -12.65, -12.67], "xaxis": "x", "y": [7.977, 9.669, 9.224, 8.766], "yaxis": "y"}, {"hovertemplate": "<b>%{hovertext}</b><br><br>Persona=Amelie Mauresmo<br>Eje_X=%{x}<br>Eje_Y=%{y}<extra></extra>", "hovertext": ["Amelie Mauresmo", "Amelie Mauresmo", "Amelie Mauresmo", "Amelie Mauresmo"], "legendgroup": "Amelie Mauresmo", "marker": {"color": "#ab63fa", "opacity": 0.8, "size": 6, "symbol": "circle"}, "mode": "markers", "name": "Amelie Mauresmo", "orientation": "v", "showlegend": true, "type": "scatter", "x": [-14.49, -14.4, -14.05, -14.84], "xaxis": "x", "y": [-6.222, -5.595, -6.223, -6.268], "yaxis": "y"}, {"hovertemplate": "<b>%{hovertext}</b><br><br>Persona=Paul Bremer<br>Eje_X=%{x}<br>Eje_Y=%{y}<extra></extra>", "hovertext": ["Paul Bremer", "Paul Bremer", "Paul Bremer", "Paul Bremer"], "legendgroup": "Paul Bremer", "marker": {"color": "#FFA15A", "opacity": 0.8, "size": 6, "symbol": "circle"}, "mode": "markers", "name": "Paul Bremer", "orientation": "v", "showlegend": true, "type": "scatter", "x": [-0.4002, 0.2761, 0.3003, 0.1078], "xaxis": "x", "y": [-7.62, -7.165, -7.191, -7.709], "yaxis": "y"}, {"hovertemplate": "<b>%{hovertext}</b><br><br>Persona=Mahmoud Abbas<br>Eje_X=%{x}<br>Eje_Y=%{y}<extra></extra>", "hovertext": ["Mahmoud Abbas", "Mahmoud Abbas", "Mahmoud Abbas", "Mahmoud Abbas"], "legendgroup": "Mahmoud Abbas", "marker": {"color": "#19d3f3", "opacity": 0.8, "size": 6, "symbol": "circle"}, "mode": "markers", "name": "Mahmoud Abbas", "orientation": "v", "showlegend": true, "type": "scatter", "x": [14.09, 14.0, 13.83, 2.551], "xaxis": "x", "y": [2.838, 3.163, 3.526, 8.678], "yaxis": "y"}, {"hovertemplate": "<b>%{hovertext}</b><br><br>Persona=Jiang Zemin<br>Eje_X=%{x}<br>Eje_Y=%{y}<extra></extra>", "hovertext": ["Jiang Zemin", "Jiang Zemin", "Jiang Zemin", "Jiang Zemin"], "legendgroup": "Jiang Zemin", "marker": {"color": "#FF6692", "opacity": 0.8, "size": 6, "symbol": "circle"}, "mode": "markers", "name": "Jiang Zemin", "orientation": "v", "showlegend": true, "type": "scatter", "x": [-15.87, -15.66, -15.56, -15.57], "xaxis": "x", "y": [5.045, 5.254, 5.343, 6.168], "yaxis": "y"}, {"hovertemplate": "<b>%{hovertext}</b><br><br>Persona=Ricardo Lagos<br>Eje_X=%{x}<br>Eje_Y=%{y}<extra></extra>", "hovertext": ["Ricardo Lagos", "Ricardo Lagos", "Ricardo Lagos", "Ricardo Lagos"], "legendgroup": "Ricardo Lagos", "marker": {"color": "#B6E880", "opacity": 0.8, "size": 6, "symbol": "circle"}, "mode": "markers", "name": "Ricardo Lagos", "orientation": "v", "showlegend": true, "type": "scatter", "x": [5.62, 5.648, 5.349, 6.17], "xaxis": "x", "y": [-10.73, -11.3, -11.04, -11.37], "yaxis": "y"}, {"hovertemplate": "<b>%{hovertext}</b><br><br>Persona=Lindsay Davenport<br>Eje_X=%{x}<br>Eje_Y=%{y}<extra></extra>", "hovertext": ["Lindsay Davenport", "Lindsay Davenport", "Lindsay Davenport", "Lindsay Davenport"], "legendgroup": "Lindsay Davenport", "marker": {"color": "#FF97FF", "opacity": 0.8, "size": 6, "symbol": "circle"}, "mode": "markers", "name": "Lindsay Davenport", "orientation": "v", "showlegend": true, "type": "scatter", "x": [-12.02, -12.36, -11.36, -11.54], "xaxis": "x", "y": [-10.75, -10.67, -10.24, -10.82], "yaxis": "y"}, {"hovertemplate": "<b>%{hovertext}</b><br><br>Persona=Gray Davis<br>Eje_X=%{x}<br>Eje_Y=%{y}<extra></extra>", "hovertext": ["Gray Davis", "Gray Davis", "Gray Davis", "Gray Davis"], "legendgroup": "Gray Davis", "marker": {"color": "#FECB52", "opacity": 0.8, "size": 6, "symbol": "circle"}, "mode": "markers", "name": "Gray Davis", "orientation": "v", "showlegend": true, "type": "scatter", "x": [2.775, 2.9, 2.761, 3.312], "xaxis": "x", "y": [-13.56, -13.77, -14.13, -14.53], "yaxis": "y"}, {"hovertemplate": "<b>%{hovertext}</b><br><br>Persona=Lleyton Hewitt<br>Eje_X=%{x}<br>Eje_Y=%{y}<extra></extra>", "hovertext": ["Lleyton Hewitt", "Lleyton Hewitt", "Lleyton Hewitt", "Lleyton Hewitt"], "legendgroup": "Lleyton Hewitt", "marker": {"color": "#636efa", "opacity": 0.8, "size": 6, "symbol": "circle"}, "mode": "markers", "name": "Lleyton Hewitt", "orientation": "v", "showlegend": true, "type": "scatter", "x": [-6.166, -6.254, -5.982, -6.154], "xaxis": "x", "y": [-4.115, -3.534, -4.287, -3.276], "yaxis": "y"}, {"hovertemplate": "<b>%{hovertext}</b><br><br>Persona=Vicente Fox<br>Eje_X=%{x}<br>Eje_Y=%{y}<extra></extra>", "hovertext": ["Vicente Fox", "Vicente Fox", "Vicente Fox", "Vicente Fox"], "legendgroup": "Vicente Fox", "marker": {"color": "#EF553B", "opacity": 0.8, "size": 6, "symbol": "circle"}, "mode": "markers", "name": "Vicente Fox", "orientation": "v", "showlegend": true, "type": "scatter", "x": [-0.2827, -0.2652, -0.3237, 0.1338], "xaxis": "x", "y": [12.53, 13.3, 13.06, 13.36], "yaxis": "y"}, {"hovertemplate": "<b>%{hovertext}</b><br><br>Persona=Matt Leblanc<br>Eje_X=%{x}<br>Eje_Y=%{y}<extra></extra>", "hovertext": ["Matt Leblanc"], "legendgroup": "Matt Leblanc", "marker": {"color": "#00cc96", "opacity": 0.8, "size": 6, "symbol": "circle"}, "mode": "markers", "name": "Matt Leblanc", "orientation": "v", "showlegend": true, "type": "scatter", "x": [-0.4688], "xaxis": "x", "y": [-1.83], "yaxis": "y"}, {"hovertemplate": "<b>%{hovertext}</b><br><br>Persona=Paul Rudd<br>Eje_X=%{x}<br>Eje_Y=%{y}<extra></extra>", "hovertext": ["Paul Rudd"], "legendgroup": "Paul Rudd", "marker": {"color": "#ab63fa", "opacity": 0.8, "size": 6, "symbol": "circle"}, "mode": "markers", "name": "Paul Rudd", "orientation": "v", "showlegend": true, "type": "scatter", "x": [7.252], "xaxis": "x", "y": [3.876], "yaxis": "y"}, {"hovertemplate": "<b>%{hovertext}</b><br><br>Persona=Courtney Cox<br>Eje_X=%{x}<br>Eje_Y=%{y}<extra></extra>", "hovertext": ["Courtney Cox"], "legendgroup": "Courtney Cox", "marker": {"color": "#FFA15A", "opacity": 0.8, "size": 6, "symbol": "circle"}, "mode": "markers", "name": "Courtney Cox", "orientation": "v", "showlegend": true, "type": "scatter", "x": [-6.963], "xaxis": "x", "y": [13.66], "yaxis": "y"}, {"hovertemplate": "<b>%{hovertext}</b><br><br>Persona=David Schwimmer<br>Eje_X=%{x}<br>Eje_Y=%{y}<extra></extra>", "hovertext": ["David Schwimmer"], "legendgroup": "David Schwimmer", "marker": {"color": "#19d3f3", "opacity": 0.8, "size": 6, "symbol": "circle"}, "mode": "markers", "name": "David Schwimmer", "orientation": "v", "showlegend": true, "type": "scatter", "x": [3.563], "xaxis": "x", "y": [8.089], "yaxis": "y"}, {"hovertemplate": "<b>%{hovertext}</b><br><br>Persona=Henry Cavill<br>Eje_X=%{x}<br>Eje_Y=%{y}<extra></extra>", "hovertext": ["Henry Cavill"], "legendgroup": "Henry Cavill", "marker": {"color": "#FF6692", "opacity": 0.8, "size": 6, "symbol": "circle"}, "mode": "markers", "name": "Henry Cavill", "orientation": "v", "showlegend": true, "type": "scatter", "x": [-5.447], "xaxis": "x", "y": [4.584], "yaxis": "y"}, {"hovertemplate": "<b>%{hovertext}</b><br><br>Persona=Lisa Kudrow<br>Eje_X=%{x}<br>Eje_Y=%{y}<extra></extra>", "hovertext": ["Lisa Kudrow"], "legendgroup": "Lisa Kudrow", "marker": {"color": "#B6E880", "opacity": 0.8, "size": 6, "symbol": "circle"}, "mode": "markers", "name": "Lisa Kudrow", "orientation": "v", "showlegend": true, "type": "scatter", "x": [-6.201], "xaxis": "x", "y": [7.961], "yaxis": "y"}, {"hovertemplate": "<b>%{hovertext}</b><br><br>Persona=Jason Momoa<br>Eje_X=%{x}<br>Eje_Y=%{y}<extra></extra>", "hovertext": ["Jason Momoa"], "legendgroup": "Jason Momoa", "marker": {"color": "#FF97FF", "opacity": 0.8, "size": 6, "symbol": "circle"}, "mode": "markers", "name": "Jason Momoa", "orientation": "v", "showlegend": true, "type": "scatter", "x": [7.876], "xaxis": "x", "y": [5.529], "yaxis": "y"}, {"hovertemplate": "<b>%{hovertext}</b><br><br>Persona=Matthew Perry<br>Eje_X=%{x}<br>Eje_Y=%{y}<extra></extra>", "hovertext": ["Matthew Perry"], "legendgroup": "Matthew Perry", "marker": {"color": "#FECB52", "opacity": 0.8, "size": 6, "symbol": "circle"}, "mode": "markers", "name": "Matthew Perry", "orientation": "v", "showlegend": true, "type": "scatter", "x": [-0.5488], "xaxis": "x", "y": [-2.142], "yaxis": "y"}], "layout": {"legend": {"title": {"text": "Persona"}, "tracegroupgap": 0}, "showlegend": false, "title": {"text": "Visualización Interactiva 2D de Embeddings (PCA + t-SNE)"}, "xaxis": {"anchor": "y", "domain": [0, 1], "title": {"text": "Eje_X"}}, "yaxis": {"anchor": "x", "domain": [0, 1], "title": {"text": "Eje_Y"}}}}
